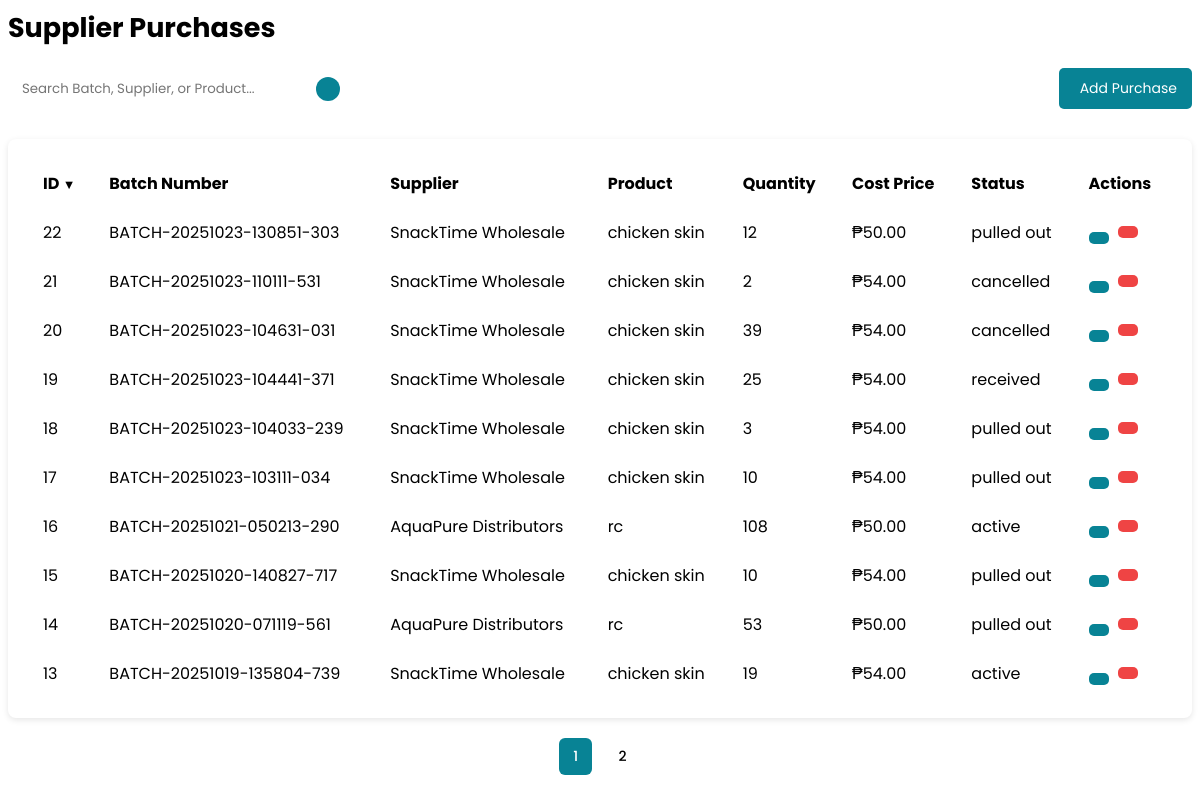
Page /budegero/supplier_purchases.php on the committed database.
### tables this page shows
CREATE TABLE `product_stocks` (
  `product_stock_id` int(11) NOT NULL,
  `product_id` int(11) NOT NULL,
  `batch_number` varchar(255) NOT NULL,
  `quantity` int(11) NOT NULL,
  `remaining_qty` int(11) DEFAULT NULL,
  `cost_price` decimal(10,2) NOT NULL,
  `remarks` varchar(255) DEFAULT NULL,
  `created_at` datetime DEFAULT current_timestamp(),
  `supplier_id` int(11) DEFAULT NULL,
  `updated_at` datetime DEFAULT NULL,
  `cancel_details` varchar(255) DEFAULT NULL,
  `status` enum('pulled out','active','cancelled','ordered','received') NOT NULL
);

CREATE TABLE `supplier` (
  `supplier_id` int(11) NOT NULL,
  `name` varchar(255) NOT NULL,
  `contact` varchar(100) NOT NULL,
  `email` varchar(100) NOT NULL,
  `supplier_type` varchar(250) NOT NULL,
  `created_at` timestamp NOT NULL DEFAULT current_timestamp(),
  `updated_at` timestamp NOT NULL DEFAULT current_timestamp()
);

CREATE TABLE `product` (
  `product_id` int(11) NOT NULL,
  `product_code` varchar(100) NOT NULL,
  `product_name` varchar(100) NOT NULL,
  `product_picture` varchar(255) NOT NULL,
  `category` int(11) DEFAULT NULL,
  `retail_id` int(11) DEFAULT NULL,
  `total_quantity` int(11) DEFAULT NULL,
  `reserved_qty` int(11) DEFAULT NULL,
  `threshold_id` int(11) DEFAULT NULL,
  `threshold` int(11) DEFAULT NULL,
  `created_at` timestamp NOT NULL DEFAULT current_timestamp(),
  `updated_at` timestamp NULL DEFAULT current_timestamp()
);

### budegero/supplier_purchases.php (the view, shortened to what this page needs)
<?php
include '../config.php';
$limit = 10;
$page = isset($_GET['p']) ? (int)$_GET['p'] : 1;
$start = ($page - 1) * $limit;
$search = isset($_GET['search']) ? $conn->real_escape_string($_GET['search']) : '';
$where = $search ? "WHERE p.product_name LIKE '%$search%' OR s.name LIKE '%$search%' OR ps.batch_number LIKE '%$search%'" : '';
$valid_columns = ['product_stock_id', 'batch_number', 'name', 'product_name', 'quantity', 'status', 'created_at'];
$sort = isset($_GET['sort']) && in_array($_GET['sort'], $valid_columns) ? $_GET['sort'] : 'product_stock_id';
$order = isset($_GET['order']) && strtolower($_GET['order']) === 'asc' ? 'ASC' : 'DESC';
$toggle_order = $order === 'ASC' ? 'DESC' : 'ASC';
$countSql = "SELECT COUNT(*) AS count
             FROM product_stocks ps
             LEFT JOIN supplier s ON ps.supplier_id = s.supplier_id
             LEFT JOIN product p ON ps.product_id = p.product_id
             $where";
$total = $conn->query($countSql)->fetch_assoc()['count'];
$pages = ceil($total / $limit);
$result = $conn->query("
    SELECT ps.*, s.name AS supplier_name, p.product_name
    FROM product_stocks ps
    LEFT JOIN supplier s ON ps.supplier_id = s.supplier_id
    LEFT JOIN product p ON ps.product_id = p.product_id
    $where
    ORDER BY $sort $order
    LIMIT $start, $limit
");
?>
<link rel="stylesheet" href="../css/supplier_purch.css">
<div class="purchases-container">
    <h1 class="page-title">Supplier Purchases</h1>
    <div class="actions-bar">
        <form method="GET" class="search-form">
            <input type="text" name="search" placeholder="Search Batch, Supplier, or Product..." value="<?= htmlspecialchars($search) ?>">
            <button type="submit"><i class="fa fa-search"></i></button>
        </form>
        <button class="add-btn"><i class="fa fa-plus"></i> Add Purchase</button>
    </div>
    <div class="table-container">
        <table>
            <thead>
                <tr>
                    <?php
                    $columns = [
                        'product_stock_id' => 'ID',
                        'batch_number' => 'Batch Number',
                        'supplier_name' => 'Supplier',
                        'product_name' => 'Product',
                        'quantity' => 'Quantity',
                        'cost_price' => 'Cost Price',
                        'status' => 'Status',
                    ];
                    foreach ($columns as $col => $label) {
                        $indicator = ($sort === $col) ? ($order === 'ASC' ? '▲' : '▼') : '';
                        echo "<th><a href='budegero.php?page=supplier_purchases&sort=$col&order=$toggle_order&search=" . urlencode($search) . "'>$label <span class='sort-indicator'>$indicator</span></a></th>";
                    }
                    ?>
                    <th>Actions</th>
                </tr>
            </thead>
            <tbody>
                <?php if ($result->num_rows > 0): ?>
                    <?php while ($row = $result->fetch_assoc()): ?>
                        <tr>
                            <td><?= $row['product_stock_id'] ?></td>
                            <td><?= htmlspecialchars($row['batch_number']) ?></td>
                            <td><?= htmlspecialchars($row['supplier_name']) ?></td>
                            <td><?= htmlspecialchars($row['product_name']) ?></td>
                            <td><?= $row['quantity'] ?></td>
                            <td>₱<?= number_format($row['cost_price'], 2) ?></td>
                            <td><?= htmlspecialchars($row['status']) ?></td>
                            <td class="actions">
                                <button class="edit-btn"
                                    data-id="<?= $row['product_stock_id'] ?>"
                                    data-product="<?= $row['product_id'] ?>"
                                    data-qty="<?= $row['quantity'] ?>"
                                    data-cost="<?= $row['cost_price'] ?>"
                                    data-status="<?= $row['status'] ?>"
                                    data-remarks="<?= htmlspecialchars($row['remarks'] ?? '') ?>">
                                </button>
                                <a href="budegero.php?page=supplier_purchases&delete=<?= $row['product_stock_id'] ?>"
                                    class="delete-btn"
                                    onclick="return confirm('Delete this purchase?')">
                                </a>
                            </td>
                        </tr>
                    <?php endwhile; ?>
                <?php else: ?>
                    <tr>
                        <td colspan="8">No purchases found.</td>
                    </tr>
                <?php endif; ?>
            </tbody>
        </table>
    </div>
    <div class="pagination">
        <?php for ($i = 1; $i <= $pages; $i++): ?>
            <a href="budegero.php?page=supplier_purchases&p=<?= $i ?>&sort=<?= $sort ?>&order=<?= $order ?>&search=<?= urlencode($search) ?>" class="<?= $i == $page ? 'active' : '' ?>"><?= $i ?></a>
        <?php endfor; ?>
    </div>
</div>

### css/supplier_purch.css (style rules this page uses)
* { font-family: "Poppins", sans-serif; }
.page-title { margin-bottom: 20px; font-size: 27px; }
.table-container { background: var(--white); border-radius: 8px; padding: 20px; box-shadow: 0 2px 6px rgba(0, 0, 0, 0.1); }
table { width: 100%; border-collapse: collapse; }
th, td { padding: 12px 15px; text-align: left; border-bottom: 1px solid var(--whiteOne); }
th { background: var(--whiteTwo); font-weight: bold; }
th a { color: inherit; text-decoration: none; }
.sort-indicator { font-size: 0.8em; }
.actions-bar { display: flex; align-items: center; justify-content: space-between; margin-bottom: 15px; gap: 10px; }
.search-form { display: flex; align-items: center; gap: 8px; flex: 1; margin-bottom: 15px; }
.search-form input { padding: 8px 14px; border: 1px solid var(--whiteThree); border-radius: 20px; outline: none; width: 100%; max-width: 300px; transition: all 0.3s ease; }
.search-form button { background: var(--teal); border: none; color: var(--white); padding: 12px 12px; border-radius: 50%; cursor: pointer; transition: background 0.3s ease; }
.actions button { border: none; padding: 6px 10px; border-radius: 5px; cursor: pointer; margin-right: 5px; font-size: 14px; }
.edit-btn { background: var(--teal); color: var(--white); }
.delete-btn { display: inline-block; padding: 6px 10px; border-radius: 5px; cursor: pointer; font-size: 14px; background: #ef4444; color: var(--white); text-decoration: none; }
.add-btn { background: var(--teal); color: var(--white); padding: 10px 15px; border-radius: 5px; border: none; cursor: pointer; margin-bottom: 15px; font-size: 14px; }
.pagination { margin: 20px 0; text-align: center; }
.pagination a { display: inline-block; padding: 8px 14px; margin: 0 4px; font-size: 14px; font-weight: 500; color: var(--blue); background: var(--whiteOne); border: 1px solid var(--whiteThree); border-radius: 6px; text-decoration: none; transition: all 0.3s ease; }
.pagination a.active { background: var(--teal); color: var(--white); pointer-events: none; }

### rows in the picture
product_stocks: product_stock_id "22", batch_number "BATCH-20251023-130851-303", supplier.name "SnackTime Wholesale", product.product_name "chicken skin", quantity "12", cost_price "50.00", status "pulled out"
product_stocks: product_stock_id "21", batch_number "BATCH-20251023-110111-531", supplier.name "SnackTime Wholesale", product.product_name "chicken skin", quantity "2", cost_price "54.00", status "cancelled"
product_stocks: product_stock_id "20", batch_number "BATCH-20251023-104631-031", supplier.name "SnackTime Wholesale", product.product_name "chicken skin", quantity "39", cost_price "54.00", status "cancelled"
product_stocks: product_stock_id "19", batch_number "BATCH-20251023-104441-371", supplier.name "SnackTime Wholesale", product.product_name "chicken skin", quantity "25", cost_price "54.00", status "received"
product_stocks: product_stock_id "18", batch_number "BATCH-20251023-104033-239", supplier.name "SnackTime Wholesale", product.product_name "chicken skin", quantity "3", cost_price "54.00", status "pulled out"
product_stocks: product_stock_id "17", batch_number "BATCH-20251023-103111-034", supplier.name "SnackTime Wholesale", product.product_name "chicken skin", quantity "10", cost_price "54.00", status "pulled out"
product_stocks: product_stock_id "16", batch_number "BATCH-20251021-050213-290", supplier.name "AquaPure Distributors", product.product_name "rc", quantity "108", cost_price "50.00", status "active"
product_stocks: product_stock_id "15", batch_number "BATCH-20251020-140827-717", supplier.name "SnackTime Wholesale", product.product_name "chicken skin", quantity "10", cost_price "54.00", status "pulled out"
product_stocks: product_stock_id "14", batch_number "BATCH-20251020-071119-561", supplier.name "AquaPure Distributors", product.product_name "rc", quantity "53", cost_price "50.00", status "pulled out"
product_stocks: product_stock_id "13", batch_number "BATCH-20251019-135804-739", supplier.name "SnackTime Wholesale", product.product_name "chicken skin", quantity "19", cost_price "54.00", status "active"

### other values in the picture
$label "ID"
$indicator "▼"
$label "Batch Number"
$label "Supplier"
$label "Product"
$label "Quantity"
$label "Cost Price"
$label "Status"
